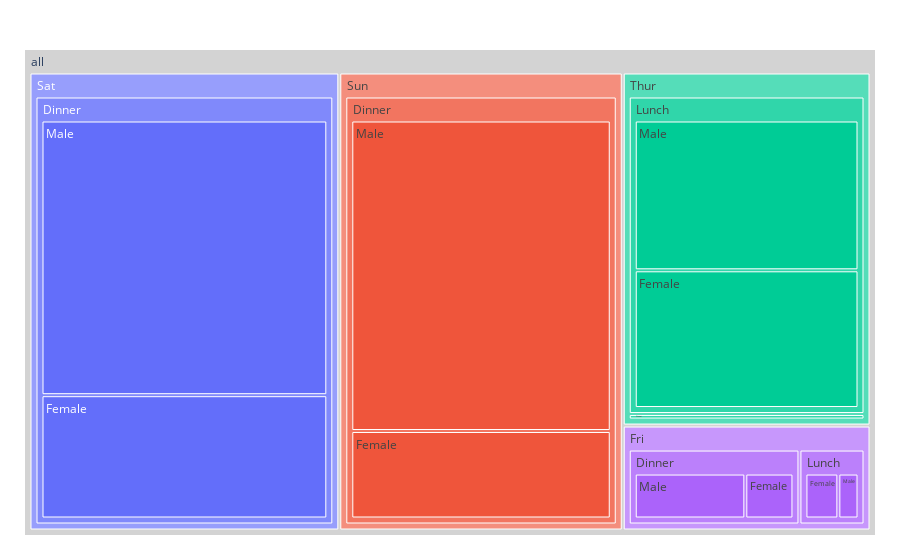

Notebook source saved alongside this figure:
### Code cell
df = px.data.tips()
fig = px.treemap(df, path=[px.Constant("all"), 'day', 'time', 'sex'], values='total_bill')
fig.update_traces(root_color="lightgrey")
fig.update_layout(margin = dict(t=50, l=25, r=25, b=25))
fig.show()

### Figure 1 — Plotly figure (JSON) as saved in the notebook; plotly's stock layout.template omitted (floating-point values rounded to 4 significant figures)
{"data": [{"branchvalues": "total", "domain": {"x": [0, 1], "y": [0, 1]}, "hovertemplate": "labels=%{label}<br>total_bill=%{value}<br>parent=%{parent}<br>id=%{id}<extra></extra>", "ids": ["all/Fri/Dinner/Female", "all/Sat/Dinner/Female", "all/Sun/Dinner/Female", "all/Thur/Dinner/Female", "all/Fri/Lunch/Female", "all/Thur/Lunch/Female", "all/Fri/Dinner/Male", "all/Sat/Dinner/Male", "all/Sun/Dinner/Male", "all/Fri/Lunch/Male", "all/Thur/Lunch/Male", "all/Fri/Dinner", "all/Sat/Dinner", "all/Sun/Dinner", "all/Thur/Dinner", "all/Fri/Lunch", "all/Thur/Lunch", "all/Fri", "all/Sat", "all/Sun", "all/Thur", "all"], "labels": ["Female", "Female", "Female", "Female", "Female", "Female", "Male", "Male", "Male", "Male", "Male", "Dinner", "Dinner", "Dinner", "Dinner", "Lunch", "Lunch", "Fri", "Sat", "Sun", "Thur", "all"], "name": "", "parents": ["all/Fri/Dinner", "all/Sat/Dinner", "all/Sun/Dinner", "all/Thur/Dinner", "all/Fri/Lunch", "all/Thur/Lunch", "all/Fri/Dinner", "all/Sat/Dinner", "all/Sun/Dinner", "all/Fri/Lunch", "all/Thur/Lunch", "all/Fri", "all/Sat", "all/Sun", "all/Thur", "all/Fri", "all/Thur", "all", "all", "all", "all", ""], "root": {"color": "lightgrey"}, "type": "treemap", "values": [71.55, 551.0, 357.7, 18.78, 55.76, 516.1, 164.4, 1227.0, 1269.0, 34.16, 561.4, 236.0, 1778.0, 1627.0, 18.78, 89.92, 1078.0, 325.9, 1778.0, 1627.0, 1096.0, 4828.0]}], "layout": {"legend": {"tracegroupgap": 0}, "margin": {"b": 25, "l": 25, "r": 25, "t": 50}}}
